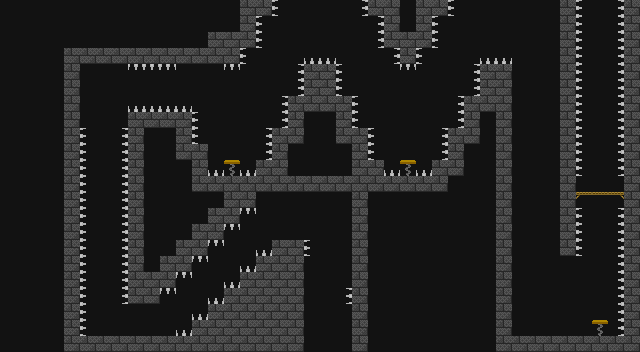

The image is a tile-based game level rendered from a .tmx file. Its description and source (layers, tilesets, objects; grid data summarised) follow:
An orthogonal 40x22 tile map with 16x16 px tiles, 4 tile layers (Background, Upper Background, Graphics, Design), 10 tilesets and 148 objects.

<map version="1.2" tiledversion="1.2.1" orientation="orthogonal" renderorder="right-down" width="40" height="22" tilewidth="16" tileheight="16" infinite="0" nextlayerid="19" nextobjectid="255">
 <tileset firstgid="1" source="AllSprites.tsx" />
 <tileset firstgid="197" source="DesignOne.tsx" />
 <tileset firstgid="218" source="Dirt.tsx" />
 <tileset firstgid="282" source="GBBackground.tsx" />
 <tileset firstgid="354" source="Grass.tsx" />
 <tileset firstgid="384" source="Grey Bricks.tsx" />
 <tileset firstgid="494" source="MidBackground.tsx" />
 <tileset firstgid="584" source="Mountains.tsx" />
 <tileset firstgid="585" source="Sparkle.tsx" />
 <tileset firstgid="611" source="Steel Box.tsx" />
 <layer id="1" name="Background" width="40" height="22">
  <data>[880 cells, 880 non-empty, 1 distinct tile ids]</data>
 </layer>
 <layer id="16" name="Upper Background" width="40" height="22">
  <data>[880 cells, 0 non-empty, 0 distinct tile ids]</data>
 </layer>
 <layer id="3" name="Graphics" width="40" height="22">
  <data>[880 cells, 363 non-empty, 9 distinct tile ids]</data>
 </layer>
 <layer id="17" name="Design" width="40" height="22">
  <data>[880 cells, 0 non-empty, 0 distinct tile ids]</data>
 </layer>
 <objectgroup id="4" name="Ground">
  <object id="25" x="512" y="336" width="112" />
  <object id="26" x="368" y="160" width="16" />
  <object id="27" x="432" y="160" width="16" />
  <object id="28" x="448" y="128" width="16" />
  <object id="30" x="464" y="96" width="16" />
  <object id="32" x="352" y="128" width="16" />
  <object id="33" x="336" y="96" width="16" />
  <object id="34" x="308" y="64" width="28" />
  <object id="35" x="288" y="96" width="16" />
  <object id="37" x="272" y="128" width="16" />
  <object id="38" x="256" y="160" width="16" />
  <object id="39" x="208" y="176" width="48" />
  <object id="41" x="192" y="144" width="16" />
  <object id="42" x="128" y="112" width="64" />
  <object id="43" x="80" y="336" width="112" />
  <object id="44" x="192" y="320" width="16" />
  <object id="45" x="208" y="304" width="16" />
  <object id="46" x="224" y="288" width="16" />
  <object id="47" x="240" y="272" width="16" />
  <object id="49" x="256" y="256" width="16" />
  <object id="50" x="272" y="240" width="32" />
  <object id="53" x="480" y="64" width="32" />
  <object id="54" x="384" y="176" width="48" />
  <object id="121" x="128" y="304" width="32" />
  <object id="122" x="256" y="192" width="96" />
  <object id="123" x="80" y="64" width="144" />
  <object id="124" x="272" y="0" width="96" />
  <object id="127" x="272" y="0" width="96" />
  <object id="128" x="400" y="64" width="16" />
  <object id="129" x="224" y="64" width="16" />
  <object id="130" x="448" y="0" width="112" />
  <object id="135" x="432" y="16" width="16" />
  <object id="136" x="368" y="16" width="16" />
  <object id="137" x="256" y="16" width="16" />
  <object id="138" x="240" y="48" width="16" />
  <object id="140" x="384" y="48" width="16" />
  <object id="142" x="416" y="48" width="16" />
  <object id="144" x="560" y="256" width="16" />
  <object id="145" x="240" y="208" width="16" />
  <object id="146" x="224" y="224" width="16" />
  <object id="147" x="208" y="240" width="16" />
  <object id="148" x="192" y="256" width="16" />
  <object id="149" x="176" y="272" width="16" />
  <object id="150" x="160" y="288" width="16" />
  <object id="151" x="304" y="240" height="4" />
  <object id="152" x="480" y="64" height="4" />
  <object id="153" x="304" y="64" width="4" />
  <object id="154" x="240" y="284" height="4" />
  <object id="156" x="208" y="304" height="4" />
  <object id="253" x="304" y="352" width="48" />
 </objectgroup>
 <objectgroup id="5" name="Walls">
  <object id="55" x="80" y="128" height="208" />
  <object id="56" x="128" y="112" height="192" />
  <object id="58" x="192" y="320" height="16" />
  <object id="59" x="208" y="308" height="12" />
  <object id="60" x="224" y="288" height="16" />
  <object id="61" x="240" y="272" height="12" />
  <object id="62" x="256" y="256" height="16" />
  <object id="63" x="272" y="240" height="16" />
  <object id="64" x="352" y="192" height="160" />
  <object id="65" x="304" y="244" height="108" />
  <object id="66" x="256" y="192" height="16" />
  <object id="69" x="240" y="208" height="16" />
  <object id="72" x="224" y="224" height="16" />
  <object id="74" x="208" y="240" height="16" />
  <object id="76" x="192" y="256" height="16" />
  <object id="77" x="176" y="272" height="16" />
  <object id="79" x="160" y="288" height="16" />
  <object id="81" x="80" y="64" height="64" />
  <object id="83" x="192" y="112" height="32" />
  <object id="84" x="208" y="144" height="32" />
  <object id="85" x="256" y="160" height="12" />
  <object id="86" x="240" y="48" height="16" />
  <object id="88" x="272" y="128" height="32" />
  <object id="89" x="288" y="96" height="32" />
  <object id="90" x="304" y="64" height="32" />
  <object id="91" x="336" y="64" height="32" />
  <object id="93" x="352" y="96" height="32" />
  <object id="94" x="368" y="128" height="32" />
  <object id="95" x="384" y="160" height="16" />
  <object id="96" x="432" y="160" height="16" />
  <object id="97" x="448" y="128" height="32" />
  <object id="99" x="464" y="96" height="32" />
  <object id="100" x="480" y="68" height="28" />
  <object id="101" x="432" y="16" height="32" />
  <object id="104" x="416" y="48" height="16" />
  <object id="105" x="400" y="48" height="16" />
  <object id="112" x="384" y="16" height="32" />
  <object id="113" x="368" y="0" height="16" />
  <object id="114" x="512" y="64" height="272" />
  <object id="115" x="560" y="0" height="256" />
  <object id="116" x="576" y="0" height="256" />
  <object id="117" x="624" y="0" height="336" />
  <object id="118" x="256" y="16" height="32" />
  <object id="126" x="272" y="0" height="16" />
  <object id="132" x="448" y="0" height="16" />
 </objectgroup>
 <objectgroup id="7" name="Spikes">
  <object id="157" x="576" y="0" width="8" height="176" />
  <object id="158" x="616" y="0" width="8" height="176" />
  <object id="160" x="616" y="208" width="8" height="128" />
  <object id="161" x="576" y="208" width="8" height="48" />
  <object id="165" x="480" y="56" width="32" height="8" />
  <object id="166" x="472" y="64" width="8" height="32" />
  <object id="169" x="432" y="16" width="8" height="32" />
  <object id="171" x="416" y="48" width="8" height="16" />
  <object id="172" x="456" y="96" width="8" height="32" />
  <object id="173" x="440" y="128" width="8" height="32" />
  <object id="176" x="400" y="64" width="16" height="8" />
  <object id="177" x="392" y="48" width="8" height="16" />
  <object id="179" x="376" y="16" width="8" height="32" />
  <object id="183" x="360" y="0" width="8" height="16" />
  <object id="184" x="304" y="56" width="32" height="8" />
  <object id="186" x="296" y="64" width="8" height="32" />
  <object id="187" x="336" y="64" width="8" height="32" />
  <object id="188" x="352" y="96" width="8" height="32" />
  <object id="189" x="368" y="128" width="8" height="32" />
  <object id="190" x="384" y="168" width="16" height="8" />
  <object id="191" x="416" y="168" width="16" height="8" />
  <object id="192" x="448" y="0" width="8" height="16" />
  <object id="193" x="280" y="96" width="8" height="32" />
  <object id="194" x="272" y="0" width="8" height="16" />
  <object id="195" x="256" y="16" width="8" height="32" />
  <object id="196" x="240" y="48" width="8" height="16" />
  <object id="200" x="224" y="64" width="16" height="8" />
  </objectgroup>
 <objectgroup id="8" name="Springs">
  <!-- 3 objects omitted --></objectgroup>
 <objectgroup id="14" name="One way Platform">
  <!-- 1 objects omitted --></objectgroup>
 <objectgroup id="10" name="Breakable Platform" />
 <objectgroup id="18" name="Breakable Wall" />
</map>
<!-- 26 of 148 objects omitted -->
